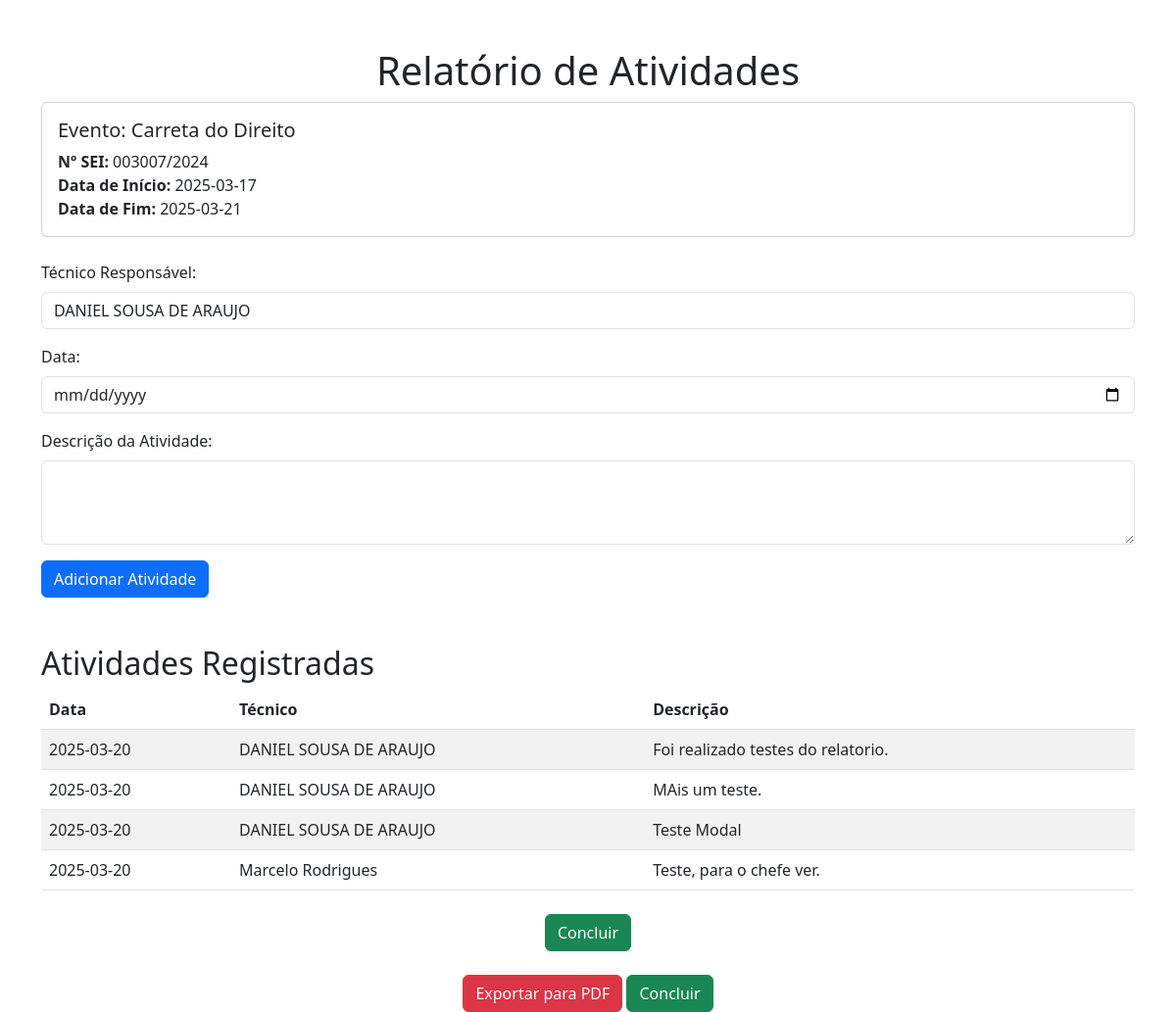
/relatorio_atividades/1, run on an earlier commit of the app's database.
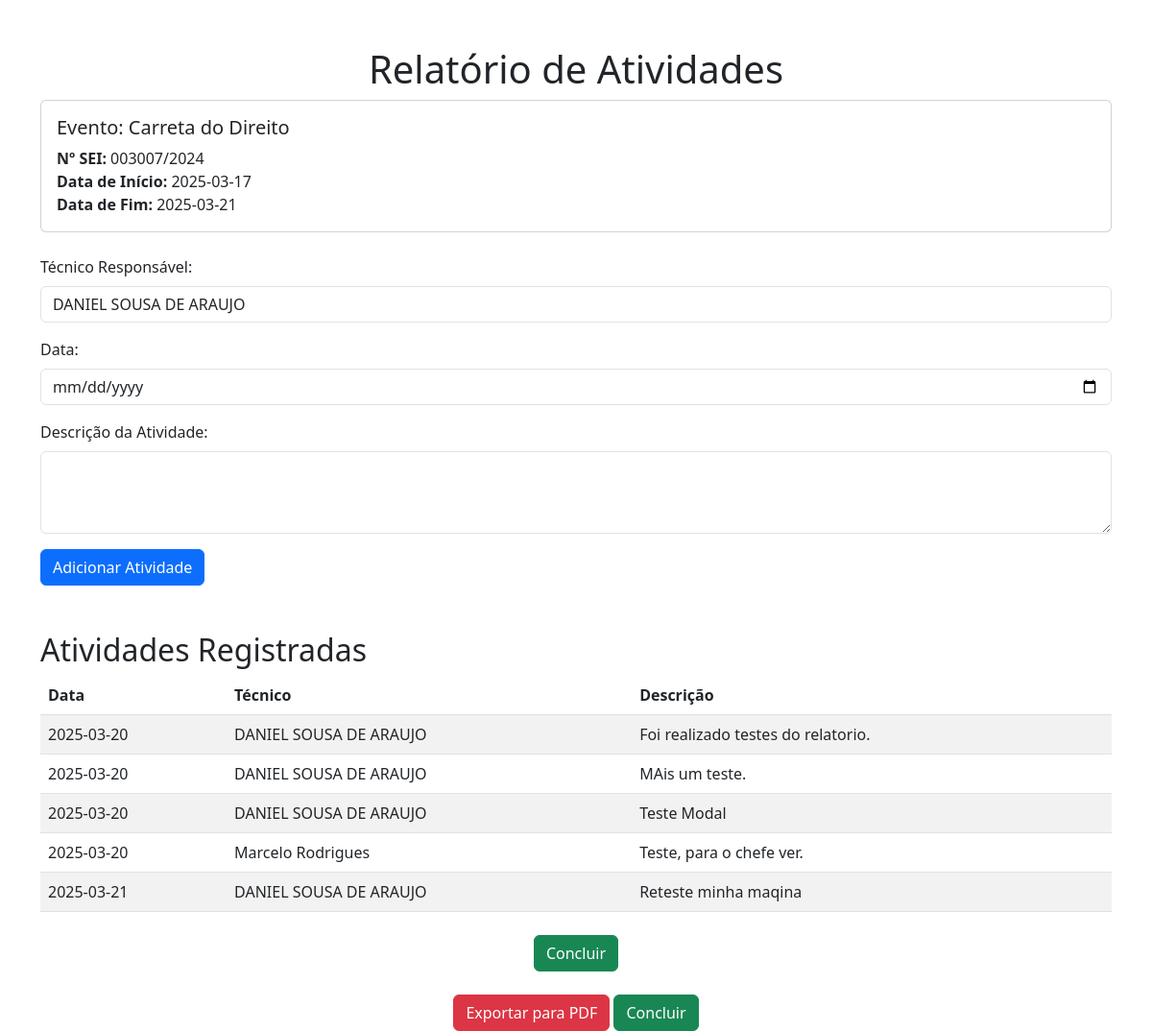
And on a later commit of the database.
### tables this page shows
CREATE TABLE atividades (
    id INTEGER PRIMARY KEY AUTOINCREMENT,
    evento_id INTEGER NOT NULL,
    tecnico_id INTEGER NOT NULL,
    data TEXT NOT NULL,
    descricao TEXT NOT NULL,
    FOREIGN KEY (evento_id) REFERENCES eventos (id),
    FOREIGN KEY (tecnico_id) REFERENCES tecnicos (id)
);

CREATE TABLE tecnicos (
    id INTEGER PRIMARY KEY AUTOINCREMENT,
    nome TEXT NOT NULL UNIQUE
);

### app.py (the view, shortened to what this page needs)
@app.route("/relatorio_atividades/<int:evento_id>", methods=["GET", "POST"])
def relatorio_atividades(evento_id):
    conn = get_db_connection()
    evento = conn.execute('SELECT * FROM eventos WHERE id = ?', (evento_id,)).fetchone()
    atividades = conn.execute('''
        SELECT a.data, a.descricao, t.nome AS tecnico
        FROM atividades a
        JOIN tecnicos t ON a.tecnico_id = t.id
        WHERE a.evento_id = ?
    ''', (evento_id,)).fetchall()
    tecnicos = conn.execute('SELECT * FROM tecnicos').fetchall()
    conn.close()
    return render_template("relatorio_atividades.html", evento=evento, atividades=atividades, tecnicos=tecnicos)

### app.py (called while the page is built)
def get_db_connection():
    conn = sqlite3.connect('eventos.db')
    conn.row_factory = sqlite3.Row  # Retorna as linhas como dicionários
    return conn

### templates/relatorio_atividades.html (shortened to what this page needs)
<!DOCTYPE html>
<html lang="pt-br">
<head>
    <link href="https://cdn.jsdelivr.net/npm/bootstrap@5.3.0/dist/css/bootstrap.min.css" rel="stylesheet">
</head>
<body>
    <div class="container mt-5">
        <h1 class="text-center">Relatório de Atividades</h1>
        <div class="card mb-4">
            <div class="card-body">
                <h5 class="card-title">Evento: {{ evento.tipo }}</h5>
                <p class="card-text">
                    <strong>Nº SEI:</strong> {{ evento.numero_sei }}<br>
                    <strong>Data de Início:</strong> {{ evento.data_inicio }}<br>
                    <strong>Data de Fim:</strong> {{ evento.data_fim }}
                </p>
            </div>
        </div>
        <form action="/relatorio_atividades/{{ evento.id }}" method="post">
            <div class="mb-3">
                <label class="form-label">Técnico Responsável:</label>
                <select name="tecnico" class="form-control" required>
                    {% for tecnico in tecnicos %}
                        <option value="{{ tecnico.id }}">{{ tecnico.nome }}</option>
                    {% endfor %}
                </select>
            </div>
            <div class="mb-3">
                <label class="form-label">Data:</label>
                <input type="date" name="data" class="form-control" required>
            </div>
            <div class="mb-3">
                <label class="form-label">Descrição da Atividade:</label>
                <textarea name="descricao" class="form-control" rows="3" required></textarea>
            </div>
            <button type="submit" class="btn btn-primary">Adicionar Atividade</button>
        </form>
        <h2 class="mt-5">Atividades Registradas</h2>
        <table class="table table-striped">
            <thead>
                <tr>
                    <th>Data</th>
                    <th>Técnico</th>
                    <th>Descrição</th>
                </tr>
            </thead>
            <tbody>
                {% for atividade in atividades %}
                    <tr>
                        <td>{{ atividade.data }}</td>
                        <td>{{ atividade.tecnico }}</td>
                        <td>{{ atividade.descricao }}</td>
                    </tr>
                {% endfor %}
            </tbody>
        </table>
        <div class="text-center mt-4">
            <a href="/" class="btn btn-success">Concluir</a>
        </div>
    </div>
    <div class="text-center mt-4">
        <a href="/exportar_pdf/{{ evento.id }}" class="btn btn-danger">Exportar para PDF</a>
        <a href="/" class="btn btn-success">Concluir</a>
    </div>
</body>
</html>

What changed in the data, as far as the page shows it:
added atividades: data "2025-03-21", tecnico "DANIEL SOUSA DE ARAUJO", descricao "Reteste minha maqina"
